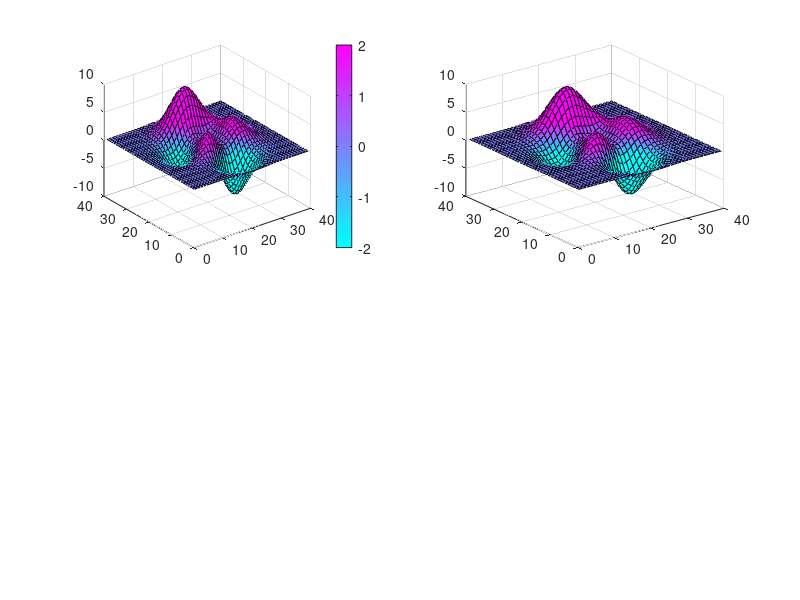

MATLAB code for this plot: (Note: this script raises an error after producing the figure.)
colormap(cool);
z=peaks(40);
subplot(2,2,1);
surf(z);
caxis([-2 2]);
colorbar;
z=peaks(40);
subplot(2,2,2);
surf(z);
caxis([-2 2]);
colorbar('vert');
z=peaks(40);
subplot(2,2,3);
surf(z);
caxis([-2 2]);
colorbar horiz;
z=peaks(40);
subplot(2,2,4);
surf(z);
caxis([-2 2]);
colorbar horiz